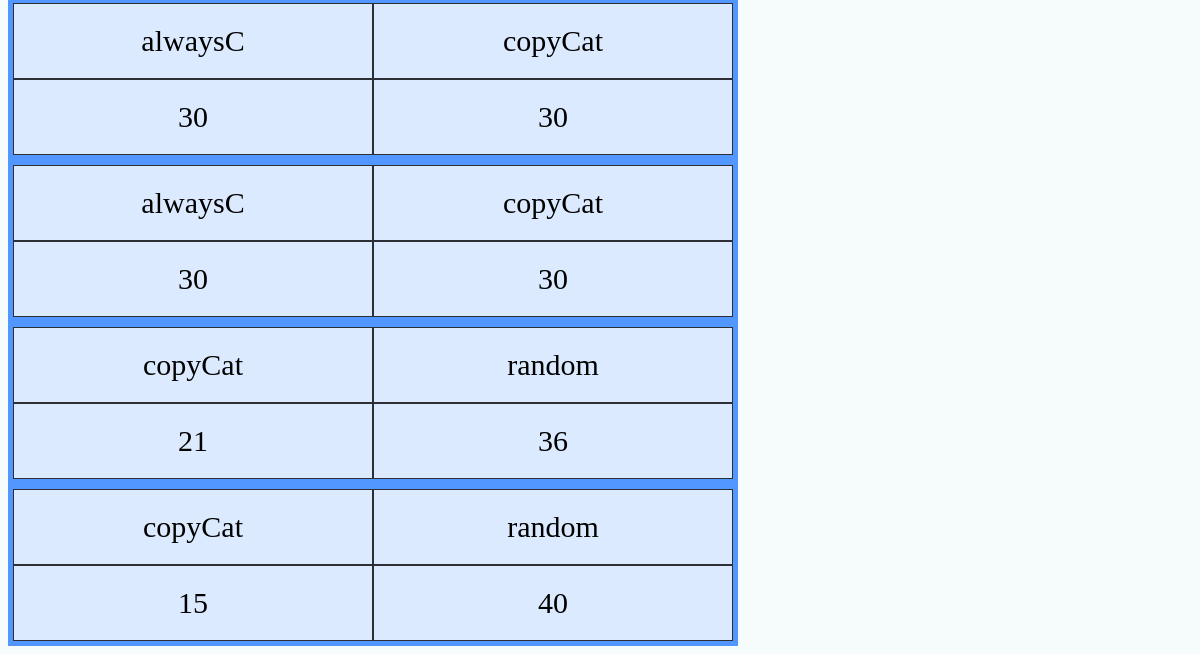
Before: /games/playerDetail/5 (signed in, lower part) with the older database file.
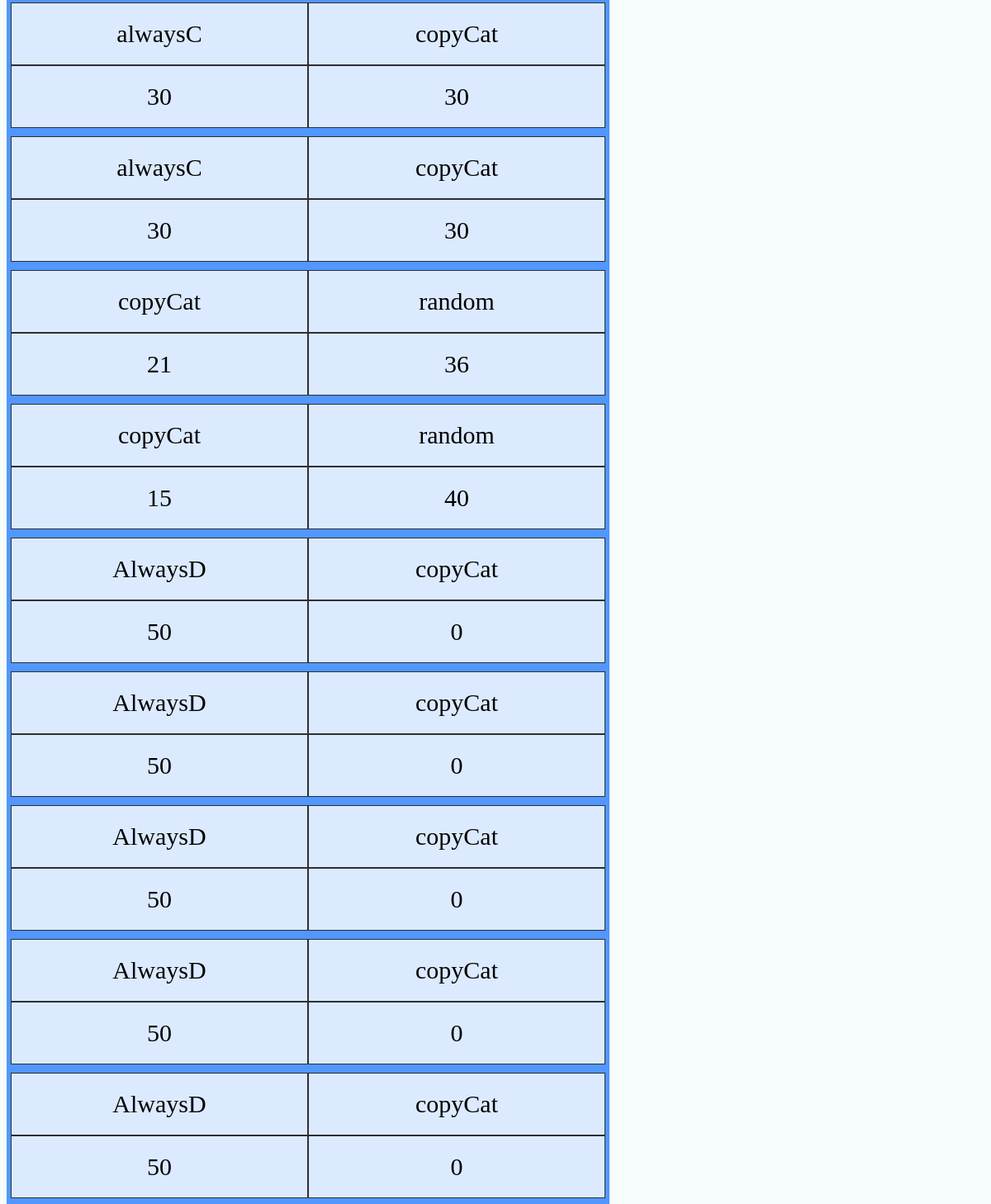
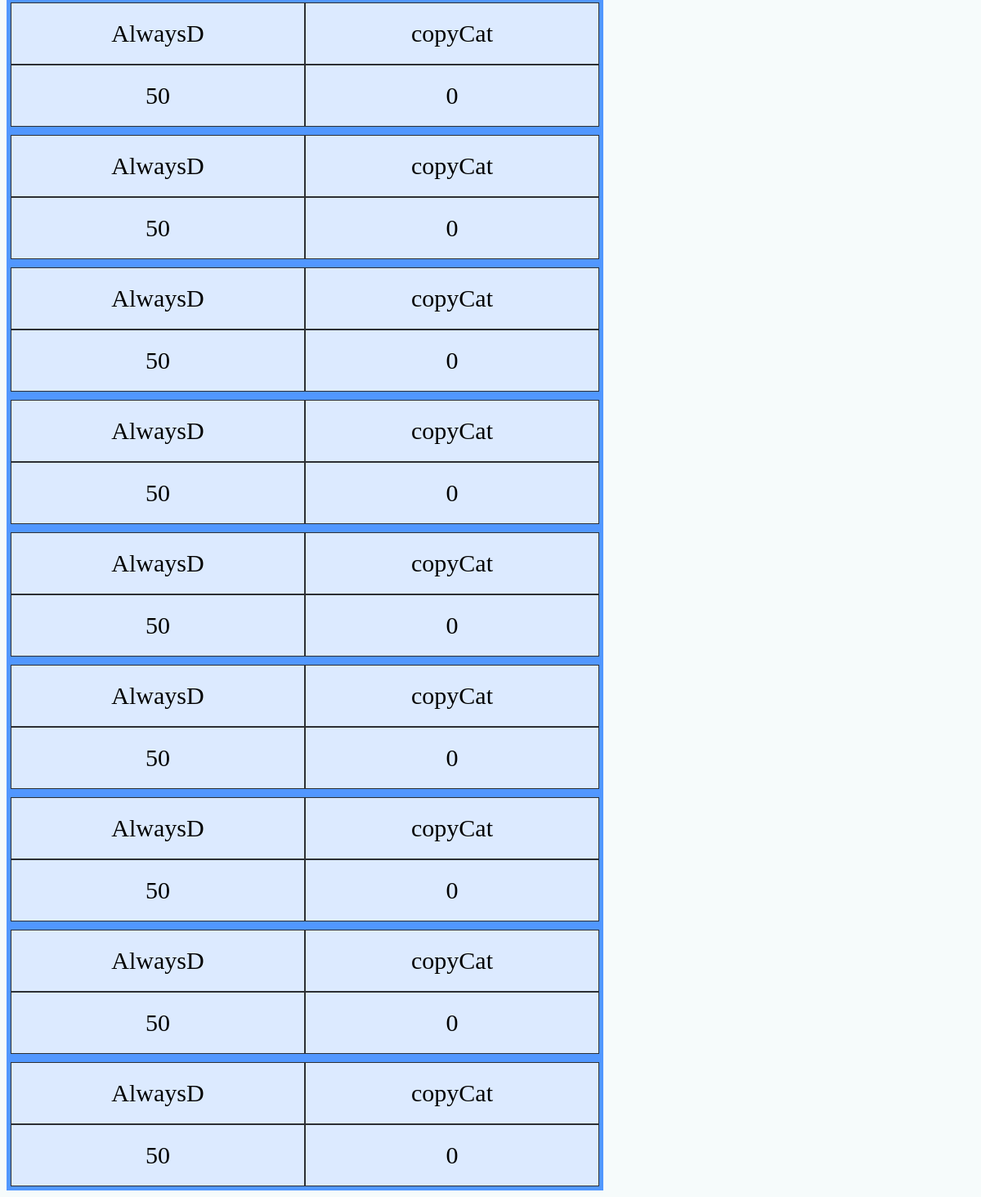
After: the same page with the newer database file (2 pictures, top to bottom).
### games/models.py (models this page shows, shortened)
class Player(models.Model):
    name=models.TextField(max_length=100, default="default")
    user = models.ForeignKey(User, on_delete=models.CASCADE)
    strategy = models.TextField(default="default")
    points = models.IntegerField(default=0)
    rounds_played = models.IntegerField(default=0)
    points_per_round = models.FloatField(default=0)

class MatchSummary(models.Model):
    players = models.ManyToManyField(Player, related_name='matches')
    def getTotalPoints(self, player):
        total = 0
        for round in self.rounds.all():
            for playerPointPair in round.playerPointPairs.all():
                if(player == playerPointPair.player):
                    total += playerPointPair.points
        return total

class RoundData(models.Model):
    match = models.ForeignKey(MatchSummary, related_name='rounds', on_delete=models.CASCADE)

class PlayerPointPair(models.Model):
    round = models.ForeignKey(RoundData, related_name='playerPointPairs', on_delete=models.CASCADE)
    player = models.ForeignKey(Player, on_delete=models.CASCADE)
    points = models.IntegerField(default=0)
    move = models.TextField()

### games/views.py (the view)
# urls.py: path("playerDetail/<int:pk>", views.playerDetail.as_view(), name="playerDetail"),
class playerDetail(generic.DetailView):
    model = Player
    template_name = "games/playerDetail.html"

### games/templatetags/my_tags.py (called while the page is built)
@register.filter
def getTotalPoints(matchSummary, player):
    return matchSummary.getTotalPoints(player)

### games/templates/games/playerDetail.html (shortened to what this page needs)
{% extends 'registration/loggedInBase.html' %}
{% block content %}
{% load my_tags %}
    {% for match in player.matches.all %}
    <div class="grid-container">
        {% for player in match.players.all %}
            <div class="grid-item">{{player.name}}</div>
            <div class="grid-item">{{match|getTotalPoints:player}}</div>
        {% endfor %}
    </div>
    {% endfor %}
{% endblock %}

Changed rows visible on the page:
added MatchSummary: id.player_id "50", id.player_id "0", Player (name "copyCat")
now on this page (row edited): Player: name "AlwaysD"
added MatchSummary: id.player_id "50", id.player_id "0", Player (name "copyCat")
added MatchSummary: id.player_id "50", id.player_id "0", Player (name "copyCat")
added MatchSummary: id.player_id "50", id.player_id "0", Player (name "copyCat")
added MatchSummary: id.player_id "50", id.player_id "0", Player (name "copyCat")
added MatchSummary: id.player_id "50", id.player_id "0", Player (name "copyCat")
added MatchSummary: id.player_id "50", id.player_id "0", Player (name "copyCat")
added MatchSummary: id.player_id "50", id.player_id "0", Player (name "copyCat")
added MatchSummary: id.player_id "50", id.player_id "0", Player (name "copyCat")
added MatchSummary: id.player_id "50", id.player_id "0", Player (name "copyCat")
added MatchSummary: id.player_id "50", id.player_id "0", Player (name "copyCat")
added MatchSummary: id.player_id "50", id.player_id "0", Player (name "copyCat")
added MatchSummary: id.player_id "50", id.player_id "0", Player (name "copyCat")
added MatchSummary: id.player_id "50", id.player_id "0", Player (name "copyCat")
